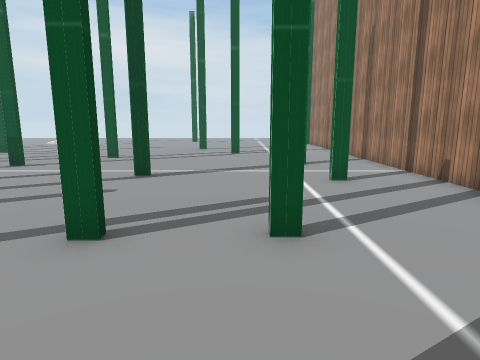
[1] (above)

20 first-person views from a walk through a scene from a Unity 3-D project. The camera is 1.4 m above the floor, tilts 10° down and sees 75° across. Doors are open. The floor is counted in squares, 1 m on a side. Each view is taken from the middle of a square. On the plan, view 1 faces up. The plan holds only what a view shows up to about 14 squares ahead; the rest is blank. The place goes on beyond the plan. The player is left out. Some animated figures are not drawn. Some surface patterns are stand-ins.

[2]
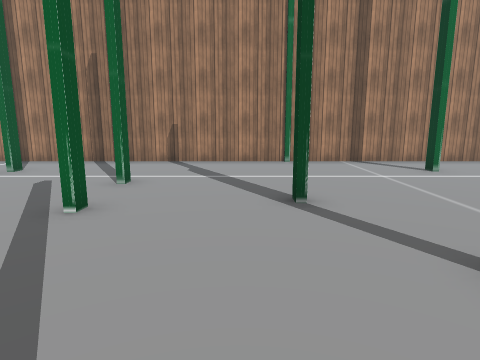

[3]
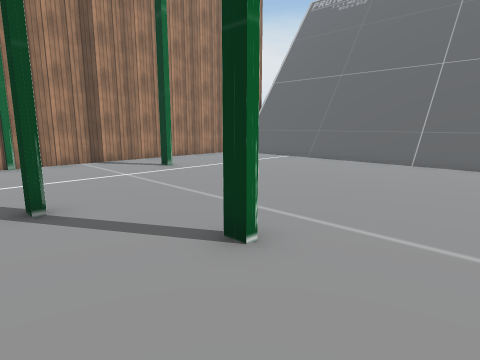

[4]
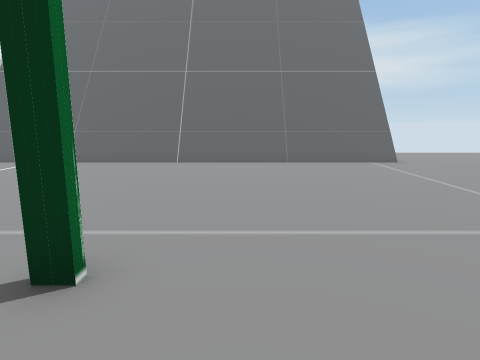

[5]
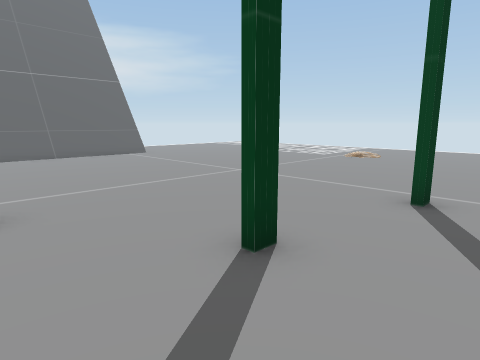

[6]
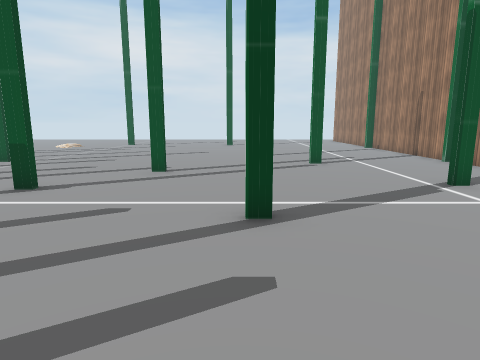

[7]
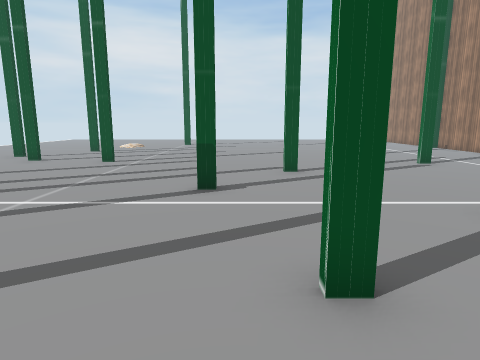

[8]
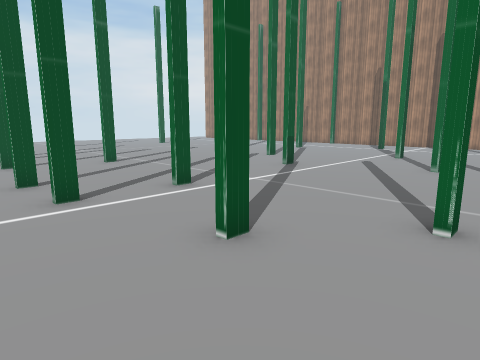

[9]
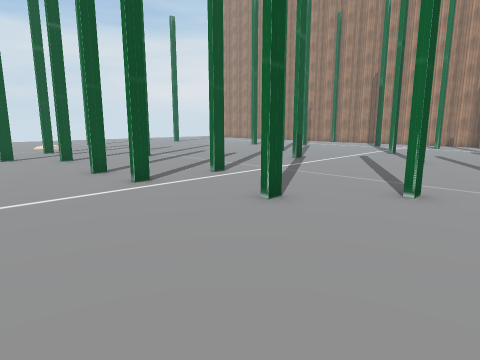

[10]
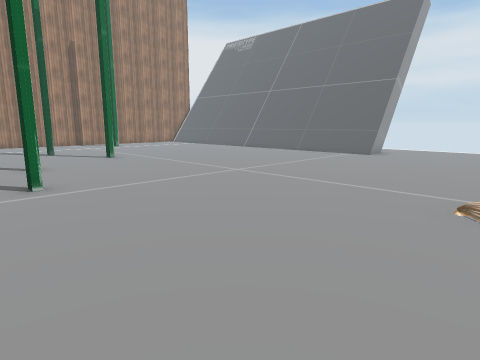

[11]
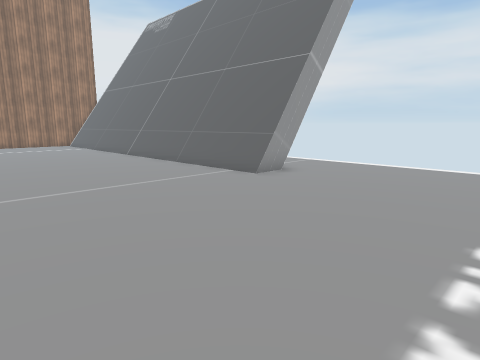

[12]
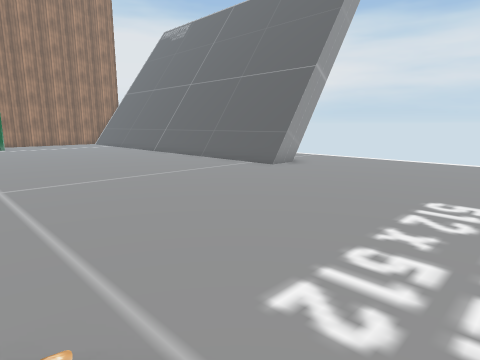

[13]
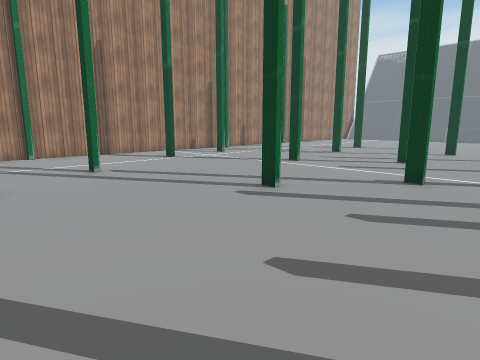

[14]
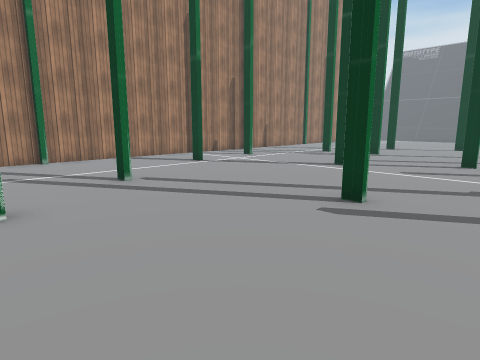

[15]
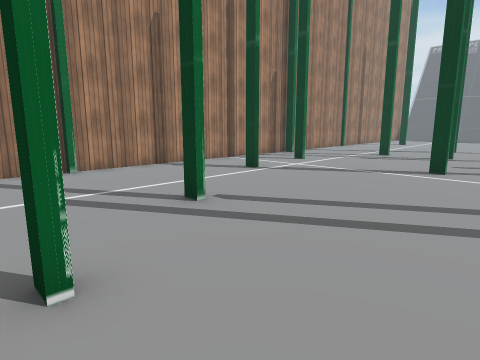

[16]
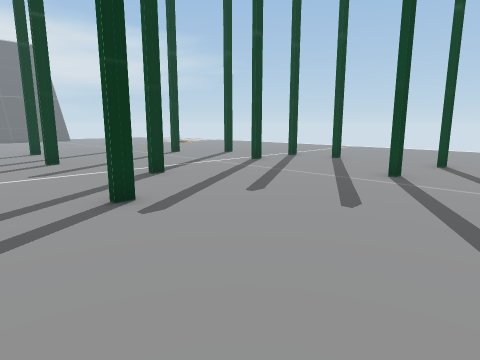

[17]
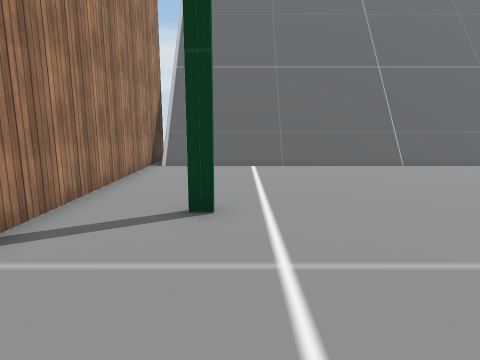

[18]
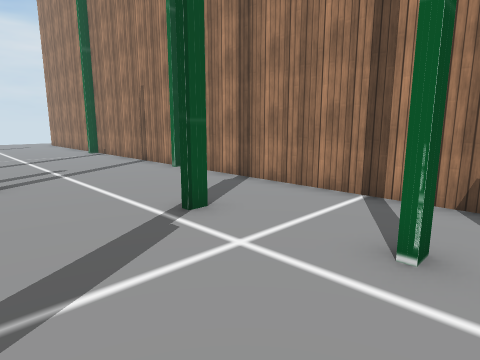

[19]
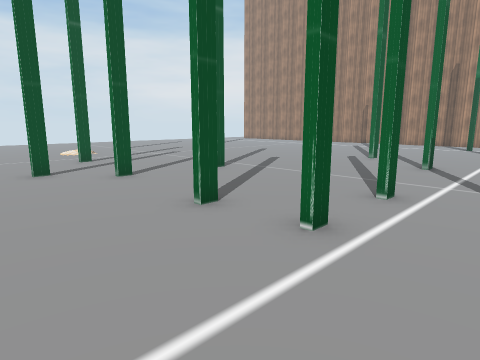

[20]
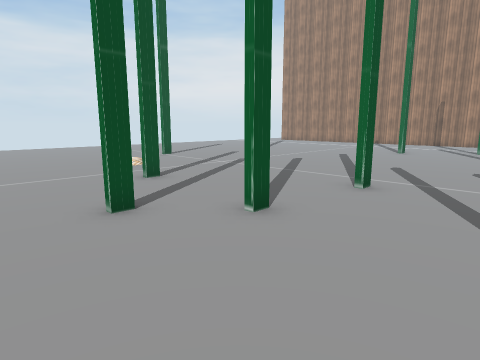

### Floor plan
Points are (right, up) in squares from view 1. A wall is a line through its corners. A room is listed if a view was taken in it or the views show most of it. See-through windows are left out.
Room 1 (views 1, 2, 3, 4, 5, 6, 7, 8, 9, 10, 11, 12, 13, 14, 15, 16, 17, 18, 19, 20)
walls: (-6.9, 1.8) (-6.4, 1.8); (-10.4, 2.5) (-9.9, 2.5); (-6.4, 6.5) (-5.9, 6.5); (-5.9, 6.3) (-6.4, 6.3); (-12, 4.8) (-12.6, 4.8); (-4.6, -1.6) (-4.1, -1.6); (-1.6, 3.6) (-2.1, 3.6); (-14, 6.7) (-14.6, 6.7); (-1.5, 0) (-1, 0); (-3, 8.7) (-2.5, 8.7); (-7.5, 10.7) (-8, 10.7); (-2.5, 8.5) (-3, 8.5); (-8, 10.9) (-7.5, 10.9); (-12.5, 10.1) (-13, 10.1); (-13, 10.3) (-12.5, 10.3); (-15, 10.1) (-15.5, 10.1); (1.9, 11.4) (2.4, 11.4); (2.4, -4.9) (2.9, -4.9); (2.4, 11.2) (1.9, 11.2); (5.1, 5.8) (5.1, 15.9); (-11.8, 15.9) (-12.4, 15.9); (5.1, -0.8) (5.1, 5.4); (-12.4, 16.1) (-11.8, 16.1); (-0.5, 15.6) (0, 15.6); (0, 15.4) (-0.5, 15.4); (-12, -11.3) (3.5, -11.3); (-14.9, 16.3) (-15.4, 16.3); (-12, -11.6) (3.6, -11.6); (-12, -11.8) (3, -11.8); (-15.5, 16.5) (-14.9, 16.5); (-2.4, 18.5) (-1.9, 18.5); (-12, -13.1) (-12, -10.9); (-16.6, 17.9) (-17.1, 17.9); (5.1, 16.1) (5.1, 19.5); (3.2, -11.8) (3.8, -11.8); (3.9, -11.3) (4.8, -11.3); (3.9, -11.6) (4.8, -11.6); (4, -11.8) (4.8, -11.8); (5.1, -12.9) (5.1, -0.9)
low walls: (-12, -10.9) (3.1, -10.9); (-12, -11.1) (4.8, -11.1); (3.8, -10.9) (4.8, -10.9)
ways out: open door at (-2.5, -10)
objects: other object (-17, -2)

Positions as (right, up) in squares from view 1, and headings:
1: (0, 0), facing up
2: (-7, 1), facing right
3: (-7, 1), facing down-right
4: (-6, 1), facing down
5: (-4, 4), facing down-left
6: (-3, 4), facing up
7: (-7, 4), facing up
8: (-17, 4), facing up-right
9: (-19, 3), facing up-right
10: (-18, 4), facing down-right
11: (-18, -4), facing down-right
12: (-19, -2), facing down-right
13: (-10, 19), facing down-right
14: (-8, 19), facing down-right
15: (-5, 19), facing down-right
16: (-3, 19), facing down-left
17: (2, 0), facing down
18: (-1, 7), facing up-right
19: (-19, 8), facing up-right
20: (-19, 13), facing up-right
